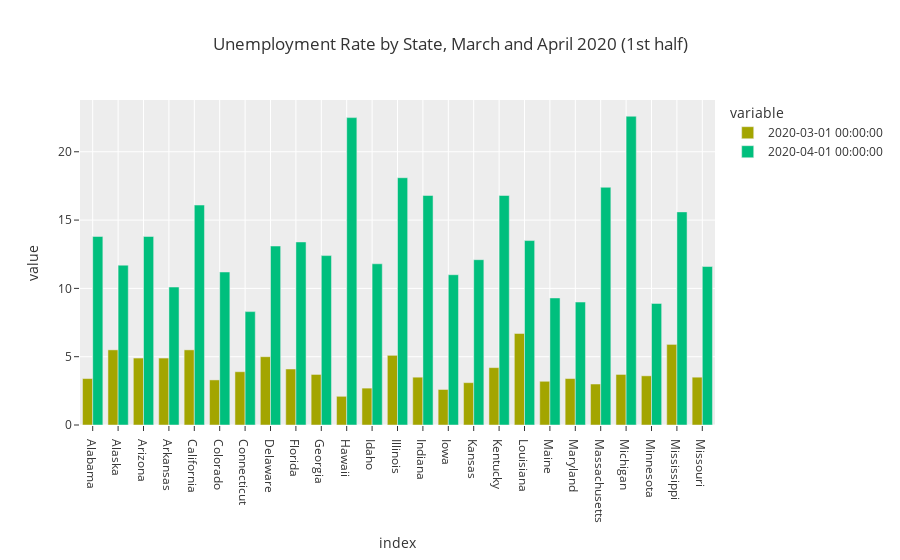
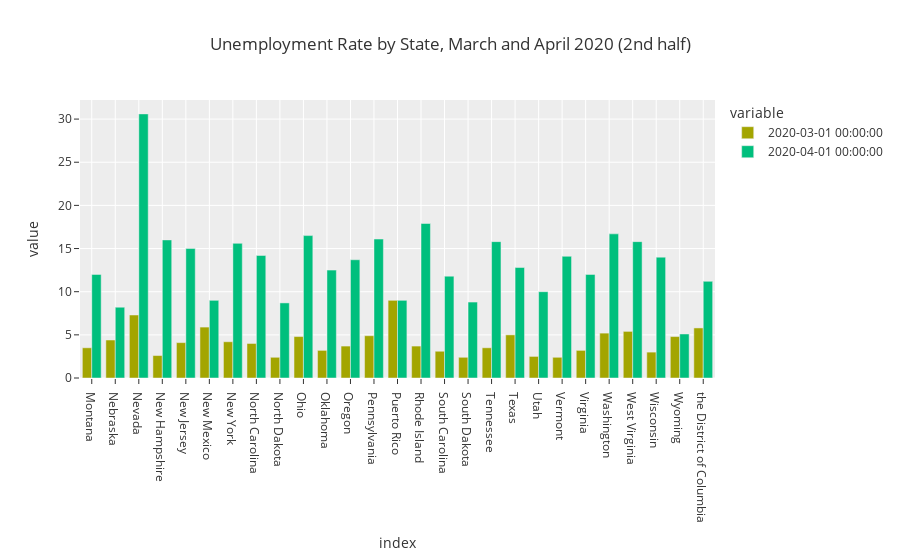

Notebook code for these charts, in order:
### Markdown cell above
como cambio el desempleo entre marzo y abril
rate de desempleo de abril - marzo

### Code cell
# # plot df1 and df2 side by side on plotly
# fig4 = px.bar(df1.loc[["2020-03-01", "2020-04-01"]].T, barmode="group", title="Unemployment Rate by State, March and April 2020 (1st half)")
# fig5 = px.bar(df2.loc[["2020-03-01", "2020-04-01"]].T, barmode="group", title="Unemployment Rate by State, March and April 2020 (2nd half)")

# fig4.show()
# fig5.show()

### Figure 1 — Plotly figure (JSON) as saved in the notebook; plotly's stock layout.template omitted (floating-point values rounded to 4 significant figures)
{"data": [{"alignmentgroup": "True", "hovertemplate": "variable=2020-03-01 00:00:00<br>index=%{x}<br>value=%{y}<extra></extra>", "legendgroup": "2020-03-01 00:00:00", "marker": {"color": "#A3A500", "pattern": {"shape": ""}}, "name": "2020-03-01 00:00:00", "offsetgroup": "2020-03-01 00:00:00", "orientation": "v", "showlegend": true, "textposition": "auto", "type": "bar", "x": ["Alabama", "Alaska", "Arizona", "Arkansas", "California", "Colorado", "Connecticut", "Delaware", "Florida", "Georgia", "Hawaii", "Idaho", "Illinois", "Indiana", "Iowa", "Kansas", "Kentucky", "Louisiana", "Maine", "Maryland", "Massachusetts", "Michigan", "Minnesota", "Mississippi", "Missouri"], "xaxis": "x", "y": [3.4, 5.5, 4.9, 4.9, 5.5, 3.3, 3.9, 5, 4.1, 3.7, 2.1, 2.7, 5.1, 3.5, 2.6, 3.1, 4.2, 6.7, 3.2, 3.4, 3, 3.7, 3.6, 5.9, 3.5], "yaxis": "y"}, {"alignmentgroup": "True", "hovertemplate": "variable=2020-04-01 00:00:00<br>index=%{x}<br>value=%{y}<extra></extra>", "legendgroup": "2020-04-01 00:00:00", "marker": {"color": "#00BF7D", "pattern": {"shape": ""}}, "name": "2020-04-01 00:00:00", "offsetgroup": "2020-04-01 00:00:00", "orientation": "v", "showlegend": true, "textposition": "auto", "type": "bar", "x": ["Alabama", "Alaska", "Arizona", "Arkansas", "California", "Colorado", "Connecticut", "Delaware", "Florida", "Georgia", "Hawaii", "Idaho", "Illinois", "Indiana", "Iowa", "Kansas", "Kentucky", "Louisiana", "Maine", "Maryland", "Massachusetts", "Michigan", "Minnesota", "Mississippi", "Missouri"], "xaxis": "x", "y": [13.8, 11.7, 13.8, 10.1, 16.1, 11.2, 8.3, 13.1, 13.4, 12.4, 22.5, 11.8, 18.1, 16.8, 11, 12.1, 16.8, 13.5, 9.3, 9, 17.4, 22.6, 8.9, 15.6, 11.6], "yaxis": "y"}], "layout": {"barmode": "group", "legend": {"title": {"text": "variable"}, "tracegroupgap": 0}, "title": {"text": "Unemployment Rate by State, March and April 2020 (1st half)"}, "xaxis": {"anchor": "y", "domain": [0, 1], "title": {"text": "index"}}, "yaxis": {"anchor": "x", "domain": [0, 1], "title": {"text": "value"}}}}

### Figure 2 — Plotly figure (JSON) as saved in the notebook; plotly's stock layout.template omitted (floating-point values rounded to 4 significant figures)
{"data": [{"alignmentgroup": "True", "hovertemplate": "variable=2020-03-01 00:00:00<br>index=%{x}<br>value=%{y}<extra></extra>", "legendgroup": "2020-03-01 00:00:00", "marker": {"color": "#A3A500", "pattern": {"shape": ""}}, "name": "2020-03-01 00:00:00", "offsetgroup": "2020-03-01 00:00:00", "orientation": "v", "showlegend": true, "textposition": "auto", "type": "bar", "x": ["Montana", "Nebraska", "Nevada", "New Hampshire", "New Jersey", "New Mexico", "New York", "North Carolina", "North Dakota", "Ohio", "Oklahoma", "Oregon", "Pennsylvania", "Puerto Rico", "Rhode Island", "South Carolina", "South Dakota", "Tennessee", "Texas", "Utah", "Vermont", "Virginia", "Washington", "West Virginia", "Wisconsin", "Wyoming", "the District of Columbia"], "xaxis": "x", "y": [3.5, 4.4, 7.3, 2.6, 4.1, 5.9, 4.2, 4, 2.4, 4.8, 3.2, 3.7, 4.9, 9, 3.7, 3.1, 2.4, 3.5, 5, 2.5, 2.4, 3.2, 5.2, 5.4, 3, 4.8, 5.8], "yaxis": "y"}, {"alignmentgroup": "True", "hovertemplate": "variable=2020-04-01 00:00:00<br>index=%{x}<br>value=%{y}<extra></extra>", "legendgroup": "2020-04-01 00:00:00", "marker": {"color": "#00BF7D", "pattern": {"shape": ""}}, "name": "2020-04-01 00:00:00", "offsetgroup": "2020-04-01 00:00:00", "orientation": "v", "showlegend": true, "textposition": "auto", "type": "bar", "x": ["Montana", "Nebraska", "Nevada", "New Hampshire", "New Jersey", "New Mexico", "New York", "North Carolina", "North Dakota", "Ohio", "Oklahoma", "Oregon", "Pennsylvania", "Puerto Rico", "Rhode Island", "South Carolina", "South Dakota", "Tennessee", "Texas", "Utah", "Vermont", "Virginia", "Washington", "West Virginia", "Wisconsin", "Wyoming", "the District of Columbia"], "xaxis": "x", "y": [12, 8.2, 30.6, 16, 15, 9, 15.6, 14.2, 8.7, 16.5, 12.5, 13.7, 16.1, 9, 17.9, 11.8, 8.8, 15.8, 12.8, 10, 14.1, 12, 16.7, 15.8, 14, 5.1, 11.2], "yaxis": "y"}], "layout": {"barmode": "group", "legend": {"title": {"text": "variable"}, "tracegroupgap": 0}, "title": {"text": "Unemployment Rate by State, March and April 2020 (2nd half)"}, "xaxis": {"anchor": "y", "domain": [0, 1], "title": {"text": "index"}}, "yaxis": {"anchor": "x", "domain": [0, 1], "title": {"text": "value"}}}}
